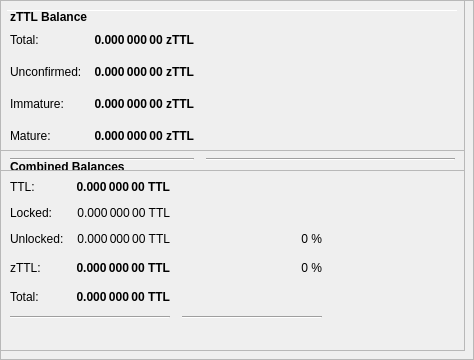
        <widget class="QFrame" name="frameObfuscation">
         <property name="minimumSize">
          <size>
           <width>0</width>
           <height>350</height>
          </size>
         </property>
         <property name="layoutDirection">
          <enum>Qt::LeftToRight</enum>
         </property>
         <property name="frameShape">
          <enum>QFrame::StyledPanel</enum>
         </property>
         <property name="frameShadow">
          <enum>QFrame::Raised</enum>
         </property>
         <widget class="QPushButton" name="runAutoDenom">
          <property name="geometry">
           <rect>
            <x>251</x>
            <y>17</y>
            <width>1</width>
            <height>1</height>
           </rect>
          </property>
          <property name="palette">
           <palette>
            <active>
             <colorrole role="WindowText">
              <brush brushstyle="SolidPattern">
               <color alpha="255">
                <red>0</red>
                <green>0</green>
                <blue>0</blue>
               </color>
              </brush>
             </colorrole>
             <colorrole role="Button">
              <brush brushstyle="SolidPattern">
               <color alpha="255">
                <red>239</red>
                <green>238</green>
                <blue>238</blue>
               </color>
              </brush>
             </colorrole>
             <colorrole role="Light">
              <brush brushstyle="SolidPattern">
               <color alpha="255">
                <red>255</red>
                <green>255</green>
                <blue>255</blue>
               </color>
              </brush>
             </colorrole>
             <colorrole role="Midlight">
              <brush brushstyle="SolidPattern">
               <color alpha="255">
                <red>247</red>
                <green>246</green>
                <blue>246</blue>
               </color>
              </brush>
             </colorrole>
             <colorrole role="Dark">
              <brush brushstyle="SolidPattern">
               <color alpha="255">
                <red>119</red>
                <green>119</green>
                <blue>119</blue>
               </color>
              </brush>
             </colorrole>
             <colorrole role="Mid">
              <brush brushstyle="SolidPattern">
               <color alpha="255">
                <red>159</red>
                <green>159</green>
                <blue>159</blue>
               </color>
              </brush>
             </colorrole>
             <colorrole role="Text">
              <brush brushstyle="SolidPattern">
               <color alpha="255">
                <red>0</red>
                <green>0</green>
                <blue>0</blue>
               </color>
              </brush>
             </colorrole>
             <colorrole role="BrightText">
              <brush brushstyle="SolidPattern">
               <color alpha="255">
                <red>255</red>
                <green>255</green>
                <blue>255</blue>
               </color>
              </brush>
             </colorrole>
             <colorrole role="ButtonText">
              <brush brushstyle="SolidPattern">
               <color alpha="255">
                <red>0</red>
                <green>0</green>
                <blue>0</blue>
               </color>
              </brush>
             </colorrole>
             <colorrole role="Base">
              <brush brushstyle="SolidPattern">
               <color alpha="255">
                <red>255</red>
                <green>255</green>
                <blue>255</blue>
               </color>
              </brush>
             </colorrole>
             <colorrole role="Window">
              <brush brushstyle="SolidPattern">
               <color alpha="255">
                <red>239</red>
                <green>238</green>
                <blue>238</blue>
               </color>
              </brush>
             </colorrole>
             <colorrole role="Shadow">
              <brush brushstyle="SolidPattern">
               <color alpha="255">
                <red>0</red>
                <green>0</green>
                <blue>0</blue>
               </color>
              </brush>
             </colorrole>
             <colorrole role="AlternateBase">
              <brush brushstyle="SolidPattern">
               <color alpha="255">
                <red>247</red>
                <green>246</green>
                <blue>246</blue>
               </color>
              </brush>
             </colorrole>
             <colorrole role="ToolTipBase">
              <brush brushstyle="SolidPattern">
               <color alpha="255">
                <red>255</red>
                <green>255</green>
                <blue>220</blue>
               </color>
              </brush>
             </colorrole>
             <colorrole role="ToolTipText">
              <brush brushstyle="SolidPattern">
               <color alpha="255">
                <red>0</red>
                <green>0</green>
                <blue>0</blue>
               </color>
              </brush>
             </colorrole>
            </active>
            <inactive>
             <colorrole role="WindowText">
              <brush brushstyle="SolidPattern">
               <color alpha="255">
                <red>0</red>
                <green>0</green>
                <blue>0</blue>
               </color>
              </brush>
             </colorrole>
             <colorrole role="Button">
              <brush brushstyle="SolidPattern">
               <color alpha="255">
                <red>239</red>
                <green>238</green>
                <blue>238</blue>
               </color>
              </brush>
             </colorrole>
             <colorrole role="Light">
              <brush brushstyle="SolidPattern">
               <color alpha="255">
                <red>255</red>
                <green>255</green>
                <blue>255</blue>
               </color>
              </brush>
             </colorrole>
             <colorrole role="Midlight">
              <brush brushstyle="SolidPattern">
               <color alpha="255">
                <red>247</red>
                <green>246</green>
                <blue>246</blue>
               </color>
              </brush>
             </colorrole>
             <colorrole role="Dark">
              <brush brushstyle="SolidPattern">
               <color alpha="255">
                <red>119</red>
                <green>119</green>
                <blue>119</blue>
               </color>
              </brush>
             </colorrole>
             <colorrole role="Mid">
              <brush brushstyle="SolidPattern">
               <color alpha="255">
                <red>159</red>
                <green>159</green>
                <blue>159</blue>
               </color>
              </brush>
             </colorrole>
             <colorrole role="Text">
              <brush brushstyle="SolidPattern">
               <color alpha="255">
                <red>0</red>
                <green>0</green>
                <blue>0</blue>
               </color>
              </brush>
             </colorrole>
             <colorrole role="BrightText">
              <brush brushstyle="SolidPattern">
               <color alpha="255">
                <red>255</red>
                <green>255</green>
                <blue>255</blue>
               </color>
              </brush>
             </colorrole>
             <colorrole role="ButtonText">
              <brush brushstyle="SolidPattern">
               <color alpha="255">
                <red>0</red>
                <green>0</green>
                <blue>0</blue>
               </color>
              </brush>
             </colorrole>
             <colorrole role="Base">
              <brush brushstyle="SolidPattern">
               <color alpha="255">
                <red>255</red>
                <green>255</green>
                <blue>255</blue>
               </color>
              </brush>
             </colorrole>
             <colorrole role="Window">
              <brush brushstyle="SolidPattern">
               <color alpha="255">
                <red>239</red>
                <green>238</green>
                <blue>238</blue>
               </color>
              </brush>
             </colorrole>
             <colorrole role="Shadow">
              <brush brushstyle="SolidPattern">
               <color alpha="255">
                <red>0</red>
                <green>0</green>
                <blue>0</blue>
               </color>
              </brush>
             </colorrole>
             <colorrole role="AlternateBase">
              <brush brushstyle="SolidPattern">
               <color alpha="255">
                <red>247</red>
                <green>246</green>
                <blue>246</blue>
               </color>
              </brush>
             </colorrole>
             <colorrole role="ToolTipBase">
              <brush brushstyle="SolidPattern">
               <color alpha="255">
                <red>255</red>
                <green>255</green>
                <blue>220</blue>
               </color>
              </brush>
             </colorrole>
             <colorrole role="ToolTipText">
              <brush brushstyle="SolidPattern">
               <color alpha="255">
                <red>0</red>
                <green>0</green>
                <blue>0</blue>
               </color>
              </brush>
             </colorrole>
            </inactive>
            <disabled>
             <colorrole role="WindowText">
              <brush brushstyle="SolidPattern">
               <color alpha="255">
                <red>119</red>
                <green>119</green>
                <blue>119</blue>
               </color>
              </brush>
             </colorrole>
             <colorrole role="Button">
              <brush brushstyle="SolidPattern">
               <color alpha="255">
                <red>239</red>
                <green>238</green>
                <blue>238</blue>
               </color>
              </brush>
             </colorrole>
             <colorrole role="Light">
              <brush brushstyle="SolidPattern">
               <color alpha="255">
                <red>255</red>
                <green>255</green>
                <blue>255</blue>
               </color>
              </brush>
             </colorrole>
             <colorrole role="Midlight">
              <brush brushstyle="SolidPattern">
               <color alpha="255">
                <red>247</red>
                <green>246</green>
                <blue>246</blue>
               </color>
              </brush>
             </colorrole>
             <colorrole role="Dark">
              <brush brushstyle="SolidPattern">
               <color alpha="255">
                <red>119</red>
                <green>119</green>
                <blue>119</blue>
               </color>
              </brush>
             </colorrole>
             <colorrole role="Mid">
              <brush brushstyle="SolidPattern">
               <color alpha="255">
                <red>159</red>
                <green>159</green>
                <blue>159</blue>
               </color>
              </brush>
             </colorrole>
             <colorrole role="Text">
              <brush brushstyle="SolidPattern">
               <color alpha="255">
                <red>119</red>
                <green>119</green>
                <blue>119</blue>
               </color>
              </brush>
             </colorrole>
             <colorrole role="BrightText">
              <brush brushstyle="SolidPattern">
               <color alpha="255">
                <red>255</red>
                <green>255</green>
                <blue>255</blue>
               </color>
              </brush>
             </colorrole>
             <colorrole role="ButtonText">
              <brush brushstyle="SolidPattern">
               <color alpha="255">
                <red>119</red>
                <green>119</green>
                <blue>119</blue>
               </color>
              </brush>
             </colorrole>
             <colorrole role="Base">
              <brush brushstyle="SolidPattern">
               <color alpha="255">
                <red>239</red>
                <green>238</green>
                <blue>238</blue>
               </color>
              </brush>
             </colorrole>
             <colorrole role="Window">
              <brush brushstyle="SolidPattern">
               <color alpha="255">
                <red>239</red>
                <green>238</green>
                <blue>238</blue>
               </color>
              </brush>
             </colorrole>
             <colorrole role="Shadow">
              <brush brushstyle="SolidPattern">
               <color alpha="255">
                <red>0</red>
                <green>0</green>
                <blue>0</blue>
               </color>
              </brush>
             </colorrole>
             <colorrole role="AlternateBase">
              <brush brushstyle="SolidPattern">
               <color alpha="255">
                <red>239</red>
                <green>238</green>
                <blue>238</blue>
               </color>
              </brush>
             </colorrole>
             <colorrole role="ToolTipBase">
              <brush brushstyle="SolidPattern">
               <color alpha="255">
                <red>255</red>
                <green>255</green>
                <blue>220</blue>
               </color>
              </brush>
             </colorrole>
             <colorrole role="ToolTipText">
              <brush brushstyle="SolidPattern">
               <color alpha="255">
                <red>0</red>
                <green>0</green>
                <blue>0</blue>
               </color>
              </brush>
             </colorrole>
            </disabled>
           </palette>
          </property>
          <property name="focusPolicy">
           <enum>Qt::NoFocus</enum>
          </property>
          <property name="autoFillBackground">
           <bool>true</bool>
          </property>
          <property name="text">
           <string/>
          </property>
          <property name="flat">
           <bool>true</bool>
          </property>
         </widget>
         <widget class="Line" name="line">
          <property name="geometry">
           <rect>
            <x>7</x>
            <y>10</y>
            <width>451</width>
            <height>1</height>
           </rect>
          </property>
          <property name="orientation">
           <enum>Qt::Horizontal</enum>
          </property>
         </widget>
         <widget class="QFrame" name="frame_3">
          <property name="geometry">
           <rect>
            <x>0</x>
            <y>150</y>
            <width>465</width>
            <height>201</height>
           </rect>
          </property>
          <property name="frameShape">
           <enum>QFrame::StyledPanel</enum>
          </property>
          <property name="frameShadow">
           <enum>QFrame::Raised</enum>
          </property>
          <layout class="QVBoxLayout" name="verticalLayout_5">
           <item>
            <layout class="QHBoxLayout" name="horizontalLayout_5" stretch="0">
             <item>
              <widget class="QLabel" name="label_5z">
               <property name="maximumSize">
                <size>
                 <width>16777215</width>
                 <height>20</height>
                </size>
               </property>
               <property name="font">
                <font>
                 <weight>75</weight>
                 <bold>true</bold>
                </font>
               </property>
               <property name="toolTip">
                <string>Combined Balances (including unconfirmed and immature coins)</string>
               </property>
               <property name="text">
                <string>&lt;html&gt;&lt;head/&gt;&lt;body&gt;&lt;p&gt;Combined Balances&lt;/p&gt;&lt;/body&gt;&lt;/html&gt;</string>
               </property>
              </widget>
             </item>
            </layout>
           </item>
           <item>
            <layout class="QGridLayout" name="gridLayout_3">
             <property name="spacing">
              <number>12</number>
             </property>
             <item row="7" column="0" colspan="2">
              <widget class="Line" name="lineSpendableBalance_3">
               <property name="orientation">
                <enum>Qt::Horizontal</enum>
               </property>
              </widget>
             </item>
             <item row="7" column="2">
              <widget class="Line" name="lineWatchBalance_3">
               <property name="sizePolicy">
                <sizepolicy hsizetype="Preferred" vsizetype="Fixed">
                 <horstretch>0</horstretch>
                 <verstretch>0</verstretch>
                </sizepolicy>
               </property>
               <property name="minimumSize">
                <size>
                 <width>140</width>
                 <height>0</height>
                </size>
               </property>
               <property name="orientation">
                <enum>Qt::Horizontal</enum>
               </property>
              </widget>
             </item>
             <item row="4" column="1">
              <widget class="QLabel" name="labelzBalancez">
               <property name="font">
                <font>
                 <weight>75</weight>
                 <bold>true</bold>
                </font>
               </property>
               <property name="cursor">
                <cursorShape>IBeamCursor</cursorShape>
               </property>
               <property name="toolTip">
                <string>Total of transactions that have yet to be confirmed, and do not yet count toward the spendable balance</string>
               </property>
               <property name="text">
                <string notr="true">0.000 000 00 TTL</string>
               </property>
               <property name="alignment">
                <set>Qt::AlignRight|Qt::AlignTrailing|Qt::AlignVCenter</set>
               </property>
               <property name="textInteractionFlags">
                <set>Qt::LinksAccessibleByMouse|Qt::TextSelectableByKeyboard|Qt::TextSelectableByMouse</set>
               </property>
              </widget>
             </item>
             <item row="6" column="1">
              <widget class="QLabel" name="labelTotalz">
               <property name="font">
                <font>
                 <weight>75</weight>
                 <bold>true</bold>
                </font>
               </property>
               <property name="cursor">
                <cursorShape>IBeamCursor</cursorShape>
               </property>
               <property name="toolTip">
                <string>Total Balance, including unconfirmed and immature coins.</string>
               </property>
               <property name="text">
                <string notr="true">0.000 000 00 TTL</string>
               </property>
               <property name="alignment">
                <set>Qt::AlignRight|Qt::AlignTrailing|Qt::AlignVCenter</set>
               </property>
               <property name="textInteractionFlags">
                <set>Qt::LinksAccessibleByMouse|Qt::TextSelectableByKeyboard|Qt::TextSelectableByMouse</set>
               </property>
              </widget>
             </item>
             <item row="4" column="3">
              <spacer name="horizontalSpacer_6">
               <property name="orientation">
                <enum>Qt::Horizontal</enum>
               </property>
               <property name="sizeHint" stdset="0">
                <size>
                 <width>40</width>
                 <height>20</height>
                </size>
               </property>
              </spacer>
             </item>
             <item row="6" column="0">
              <widget class="QLabel" name="labelTotalTextz">
               <property name="text">
                <string>Total:</string>
               </property>
              </widget>
             </item>
             <item row="1" column="0">
              <widget class="QLabel" name="labelBalanceTextz">
               <property name="text">
                <string>TTL:</string>
               </property>
              </widget>
             </item>
             <item row="1" column="1">
              <widget class="QLabel" name="labelBalancez">
               <property name="font">
                <font>
                 <weight>75</weight>
                 <bold>true</bold>
                </font>
               </property>
               <property name="cursor">
                <cursorShape>IBeamCursor</cursorShape>
               </property>
               <property name="toolTip">
                <string>Your current spendable balance</string>
               </property>
               <property name="text">
                <string notr="true">0.000 000 00 TTL</string>
               </property>
               <property name="alignment">
                <set>Qt::AlignRight|Qt::AlignTrailing|Qt::AlignVCenter</set>
               </property>
               <property name="textInteractionFlags">
                <set>Qt::LinksAccessibleByMouse|Qt::TextSelectableByKeyboard|Qt::TextSelectableByMouse</set>
               </property>
              </widget>
             </item>
             <item row="4" column="0">
              <widget class="QLabel" name="labelzBalanceTextz">
               <property name="toolTip">
                <string/>
               </property>
               <property name="text">
                <string>zTTL:</string>
               </property>
              </widget>
             </item>
             <item row="4" column="2">
              <widget class="QLabel" name="labelzTTLPercent">
               <property name="toolTip">
                <string>Current percentage of zTTL.
If AutoMint is enabled this percentage will settle around the configured AutoMint percentage (default = 10%)</string>
               </property>
               <property name="text">
                <string>0 %</string>
               </property>
               <property name="alignment">
                <set>Qt::AlignRight|Qt::AlignTrailing|Qt::AlignVCenter</set>
               </property>
              </widget>
             </item>
             <item row="6" column="2">
              <widget class="QLabel" name="label100Percent">
               <property name="text">
                <string/>
               </property>
               <property name="alignment">
                <set>Qt::AlignRight|Qt::AlignTrailing|Qt::AlignVCenter</set>
               </property>
              </widget>
             </item>
             <item row="2" column="1">
              <widget class="QLabel" name="labelLockedBalance">
               <property name="toolTip">
                <string>Locked TTL or Masternode collaterals. These are excluded from zTTL minting.</string>
               </property>
               <property name="text">
                <string>0.000 000 00 TTL</string>
               </property>
               <property name="alignment">
                <set>Qt::AlignRight|Qt::AlignTrailing|Qt::AlignVCenter</set>
               </property>
              </widget>
             </item>
             <item row="2" column="0">
              <widget class="QLabel" name="labelLockedBalanceText">
               <property name="toolTip">
                <string>Locked TTL or Masternode collaterals. These are excluded from zTTL minting.</string>
               </property>
               <property name="text">
                <string>Locked:</string>
               </property>
              </widget>
             </item>
             <item row="3" column="0">
              <widget class="QLabel" name="labelUnLockedBalanceText">
               <property name="toolTip">
                <string>Unlocked RUPs. These can be used for zTTL minting.</string>
               </property>
               <property name="text">
                <string>Unlocked:</string>
               </property>
              </widget>
             </item>
             <item row="3" column="1">
              <widget class="QLabel" name="labelUnLockedBalance">
               <property name="toolTip">
                <string>Unlocked RUPs. These can be used for zTTL minting.</string>
               </property>
               <property name="text">
                <string>0.000 000 00 TTL</string>
               </property>
               <property name="alignment">
                <set>Qt::AlignRight|Qt::AlignTrailing|Qt::AlignVCenter</set>
               </property>
              </widget>
             </item>
             <item row="3" column="2">
              <widget class="QLabel" name="labelRUPPercent">
               <property name="text">
                <string>0 %</string>
               </property>
               <property name="alignment">
                <set>Qt::AlignRight|Qt::AlignTrailing|Qt::AlignVCenter</set>
               </property>
              </widget>
             </item>
            </layout>
           </item>
           <item>
            <spacer name="verticalSpacer">
             <property name="orientation">
              <enum>Qt::Vertical</enum>
             </property>
             <property name="sizeHint" stdset="0">
              <size>
               <width>20</width>
               <height>40</height>
              </size>
             </property>
            </spacer>
           </item>
          </layout>
         </widget>
         <widget class="QFrame" name="frame_4">
          <property name="geometry">
           <rect>
            <x>0</x>
            <y>0</y>
            <width>465</width>
            <height>171</height>
           </rect>
          </property>
          <property name="frameShape">
           <enum>QFrame::StyledPanel</enum>
          </property>
          <property name="frameShadow">
           <enum>QFrame::Raised</enum>
          </property>
          <layout class="QVBoxLayout" name="verticalLayout_7">
           <item>
            <layout class="QHBoxLayout" name="horizontalLayout_8" stretch="0">
             <item>
              <widget class="QLabel" name="label_5z_3">
               <property name="maximumSize">
                <size>
                 <width>16777215</width>
                 <height>20</height>
                </size>
               </property>
               <property name="font">
                <font>
                 <weight>75</weight>
                 <bold>true</bold>
                </font>
               </property>
               <property name="text">
                <string>zTTL Balance</string>
               </property>
              </widget>
             </item>
            </layout>
           </item>
           <item>
            <layout class="QGridLayout" name="gridLayout_5">
             <property name="spacing">
              <number>12</number>
             </property>
             <item row="4" column="0">
              <widget class="QLabel" name="labelzBalanceMatureText">
               <property name="toolTip">
                <string>Mature: more than 20 confirmation and more than 1 mints of the same denomination after it was minted.
These zTTL are spendable.</string>
               </property>
               <property name="text">
                <string>Mature:</string>
               </property>
              </widget>
             </item>
             <item row="5" column="0" colspan="2">
              <widget class="Line" name="lineSpendableBalance_5">
               <property name="orientation">
                <enum>Qt::Horizontal</enum>
               </property>
              </widget>
             </item>
             <item row="1" column="1">
              <widget class="QLabel" name="labelzBalance">
               <property name="font">
                <font>
                 <weight>75</weight>
                 <bold>true</bold>
                </font>
               </property>
               <property name="cursor">
                <cursorShape>IBeamCursor</cursorShape>
               </property>
               <property name="toolTip">
                <string>All available zTTL, unconfirmed and immature zTTL included.</string>
               </property>
               <property name="text">
                <string notr="true">0.000 000 00 zTTL</string>
               </property>
               <property name="alignment">
                <set>Qt::AlignRight|Qt::AlignTrailing|Qt::AlignVCenter</set>
               </property>
               <property name="textInteractionFlags">
                <set>Qt::LinksAccessibleByMouse|Qt::TextSelectableByKeyboard|Qt::TextSelectableByMouse</set>
               </property>
              </widget>
             </item>
             <item row="5" column="2">
              <widget class="Line" name="lineWatchBalance_5">
               <property name="sizePolicy">
                <sizepolicy hsizetype="Preferred" vsizetype="Fixed">
                 <horstretch>0</horstretch>
                 <verstretch>0</verstretch>
                </sizepolicy>
               </property>
               <property name="minimumSize">
                <size>
                 <width>140</width>
                 <height>0</height>
                </size>
               </property>
               <property name="orientation">
                <enum>Qt::Horizontal</enum>
               </property>
              </widget>
             </item>
             <item row="1" column="0">
              <widget class="QLabel" name="labelzBalanceText">
               <property name="toolTip">
                <string>All available zTTL, unconfirmed and immature zTTL included.</string>
               </property>
               <property name="text">
                <string>Total:</string>
               </property>
              </widget>
             </item>
             <item row="1" column="2">
              <spacer name="horizontalSpacer_8">
               <property name="orientation">
                <enum>Qt::Horizontal</enum>
               </property>
               <property name="sizeHint" stdset="0">
                <size>
                 <width>40</width>
                 <height>20</height>
                </size>
               </property>
              </spacer>
             </item>
             <item row="4" column="2">
              <spacer name="horizontalSpacer_4">
               <property name="orientation">
                <enum>Qt::Horizontal</enum>
               </property>
               <property name="sizeHint" stdset="0">
                <size>
                 <width>40</width>
                 <height>20</height>
                </size>
               </property>
              </spacer>
             </item>
             <item row="4" column="1">
              <widget class="QLabel" name="labelzBalanceMature">
               <property name="font">
                <font>
                 <weight>75</weight>
                 <bold>true</bold>
                </font>
               </property>
               <property name="toolTip">
                <string>Mature: more than 20 confirmation and more than 1 mints of the same denomination after it was minted.
These zTTL are spendable.</string>
               </property>
               <property name="text">
                <string>0.000 000 00 zTTL</string>
               </property>
               <property name="alignment">
                <set>Qt::AlignRight|Qt::AlignTrailing|Qt::AlignVCenter</set>
               </property>
              </widget>
             </item>
             <item row="2" column="0">
              <widget class="QLabel" name="labelzBalanceUnconfirmedText">
               <property name="toolTip">
                <string>Unconfirmed: less than 20 confirmations
Immature: confirmed, but less than 1 mints of the same denomination after it was minted</string>
               </property>
               <property name="text">
                <string>Unconfirmed:</string>
               </property>
              </widget>
             </item>
             <item row="2" column="1">
              <widget class="QLabel" name="labelzBalanceUnconfirmed">
               <property name="font">
                <font>
                 <weight>75</weight>
                 <bold>true</bold>
                </font>
               </property>
               <property name="toolTip">
                <string>Unconfirmed: less than 20 confirmations
Immature: confirmed, but less than 1 mints of the same denomination after it was minted</string>
               </property>
               <property name="text">
                <string>0.000 000 00 zTTL</string>
               </property>
               <property name="alignment">
                <set>Qt::AlignRight|Qt::AlignTrailing|Qt::AlignVCenter</set>
               </property>
              </widget>
             </item>
             <item row="2" column="2">
              <spacer name="horizontalSpacer_5">
               <property name="orientation">
                <enum>Qt::Horizontal</enum>
               </property>
               <property name="sizeHint" stdset="0">
                <size>
                 <width>40</width>
                 <height>20</height>
                </size>
               </property>
              </spacer>
             </item>
             <item row="3" column="0">
              <widget class="QLabel" name="labelzBalanceImmatureText">
               <property name="toolTip">
                <string>Unconfirmed: less than 20 confirmations
Immature: confirmed, but less than 1 mints of the same denomination after it was minted</string>
               </property>
               <property name="text">
                <string>Immature:</string>
               </property>
              </widget>
             </item>
             <item row="3" column="1">
              <widget class="QLabel" name="labelzBalanceImmature">
               <property name="font">
                <font>
                 <weight>75</weight>
                 <bold>true</bold>
                </font>
               </property>
               <property name="toolTip">
                <string>Unconfirmed: less than 20 confirmations
Immature: confirmed, but less than 1 mints of the same denomination after it was minted</string>
               </property>
               <property name="text">
                <string>0.000 000 00 zTTL</string>
               </property>
               <property name="alignment">
                <set>Qt::AlignRight|Qt::AlignTrailing|Qt::AlignVCenter</set>
               </property>
              </widget>
             </item>
             <item row="3" column="2">
              <spacer name="horizontalSpacer_7">
               <property name="orientation">
                <enum>Qt::Horizontal</enum>
               </property>
               <property name="sizeHint" stdset="0">
                <size>
                 <width>40</width>
                 <height>20</height>
                </size>
               </property>
              </spacer>
             </item>
            </layout>
           </item>
          </layout>
         </widget>
        </widget>
